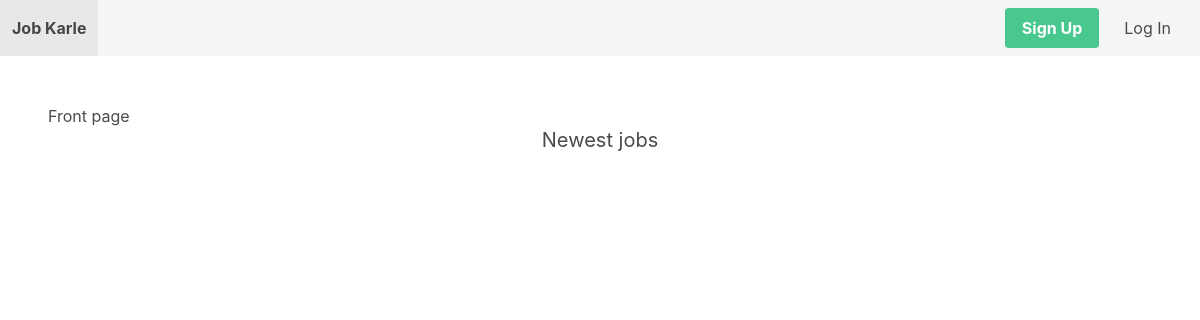
The app's page /, older data.
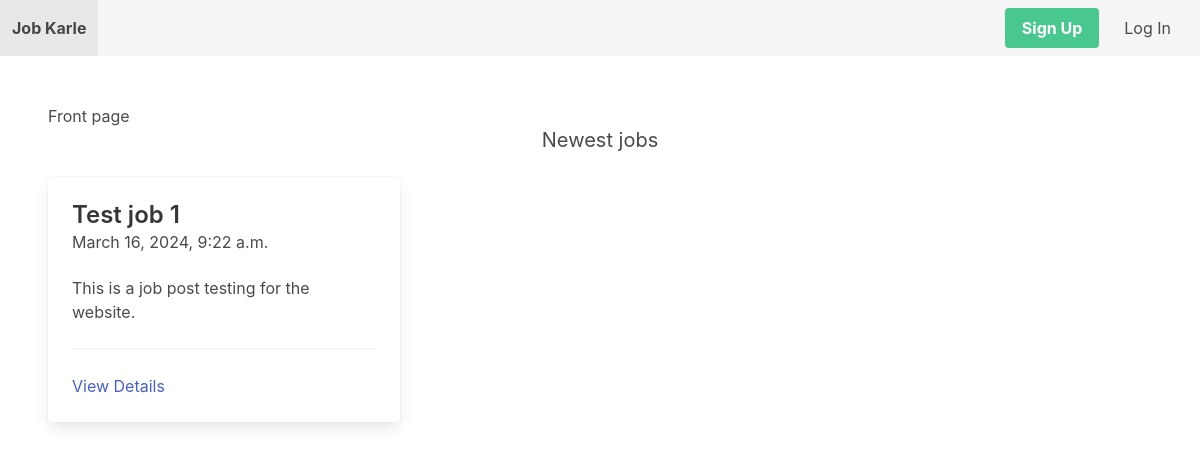
The same page, newer data.
### job/models.py (models this page shows, shortened)
class Job(models.Model):
    title = models.CharField(max_length = 255)
    short_description = models.TextField()
    long_description = models.TextField(blank = True, null = True)
    created_by = models.ForeignKey(User, related_name = 'jobs', on_delete = models.CASCADE)
    created_at = models.DateTimeField(auto_now_add = True)
    changed_at = models.DateTimeField(auto_now = True)

### core/views.py (the view)
# urls.py: path('', frontpage, name='frontpage'),
def frontpage(request):
    jobs = Job.objects.all()[0:3]
    return render(request, 'core/frontpage.html', {
        'jobs': jobs
    })

### core/templates/core/frontpage.html
{% extends "core/base.html" %}
{% block content %}
    <p>Front page</p>
    <h2 class="subtitle has-text-centered">
        Newest jobs
    </h2>
    <div class="columns">
        {% for job in jobs %}
            <div class="column is-4">
                <div class="card">
                    <div class="card-content">
                        <div class="media">
                            <div class="media-content">
                                <p class="title is-4">{{ job.title }}</p>
                                <p class="subtitle is-6">{{ job.created_at }}</p>
                            </div>
                        </div>
                        <div class="content">
                            {{ job.short_description }}
                            <hr>
                            <a href = "{% url "job_detail" job.id %}">View Details</a>
                        </div>
                    </div>
                </div>
            </div>
        {% endfor %}
    </div>
{% endblock %}

### core/templates/core/base.html (shortened to what this page needs)
<!DOCTYPE html>
<html>
    <head>
        <link rel="stylesheet" href="https://cdn.jsdelivr.net/npm/bulma@0.9.4/css/bulma.min.css">
    </head>
    <body>
        <nav class="navbar is-light">
            <div class="navbar-brand">
                <a href="{% url "frontpage" %}" class="navbar-item"><strong>Job Karle</strong></a>
            </div>
            <div class="navbar-menu">
                <div class="navbar-end">
                    <div class="navbar-item">
                        <div class="buttons">
                            {% if request.user.is_authenticated %}
                                <a href="{% url 'logout' %}" class="button is-danger">Log Out</a>
                            {% else %}
                            <a href="{% url "signup" %}" class="button is-success"><strong>Sign Up</strong></a>
                            <a href="{% url "login" %}" class="button is-light">Log In</a>
                            {% endif %}
                        </div>
                    </div>
                </div>
            </div>
        </nav>
        <section class="section">
            {% block content %}
            {% endblock %}
        </section>
    </body>
</html>

Row changes from the older to the newer data that the page shows:
added Job: title "Test job 1", created_at "March 16, 2024, 9:22 a.m.", short_description "This is a job post testing for the website."
